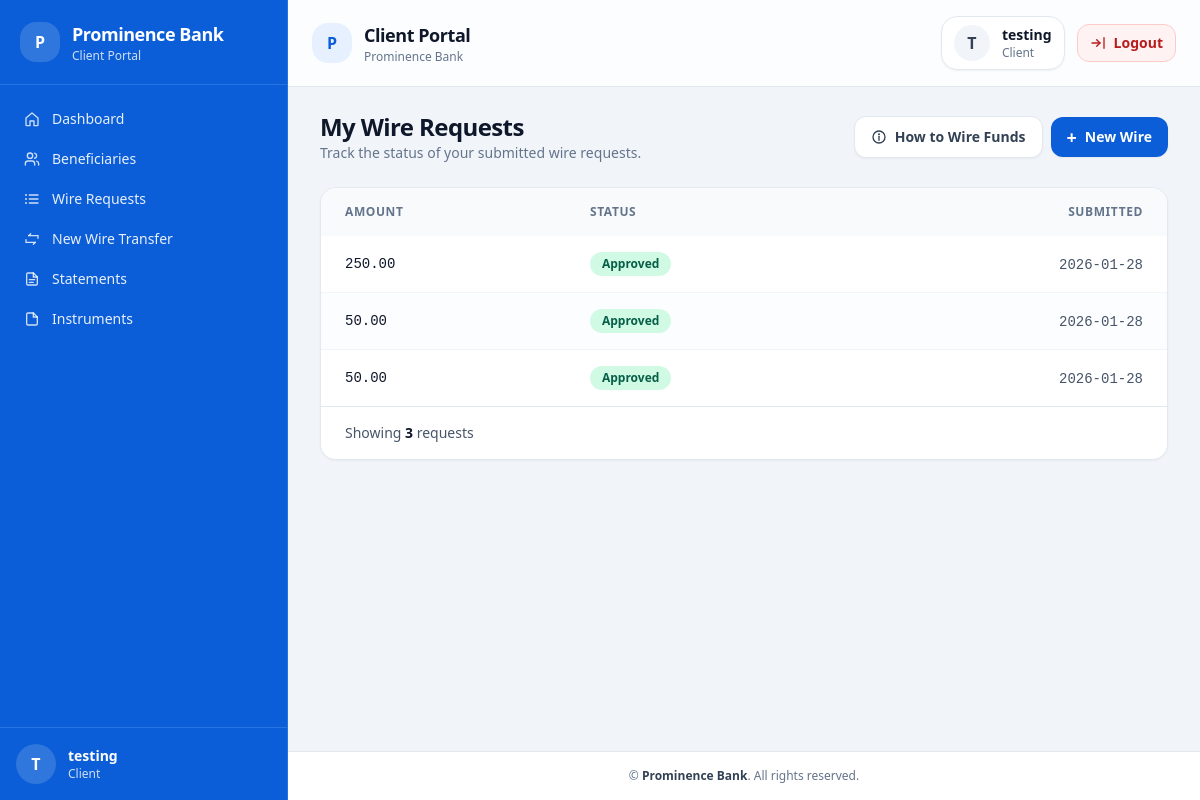
The page /client/wires/ (signed in) on the database as committed earlier.
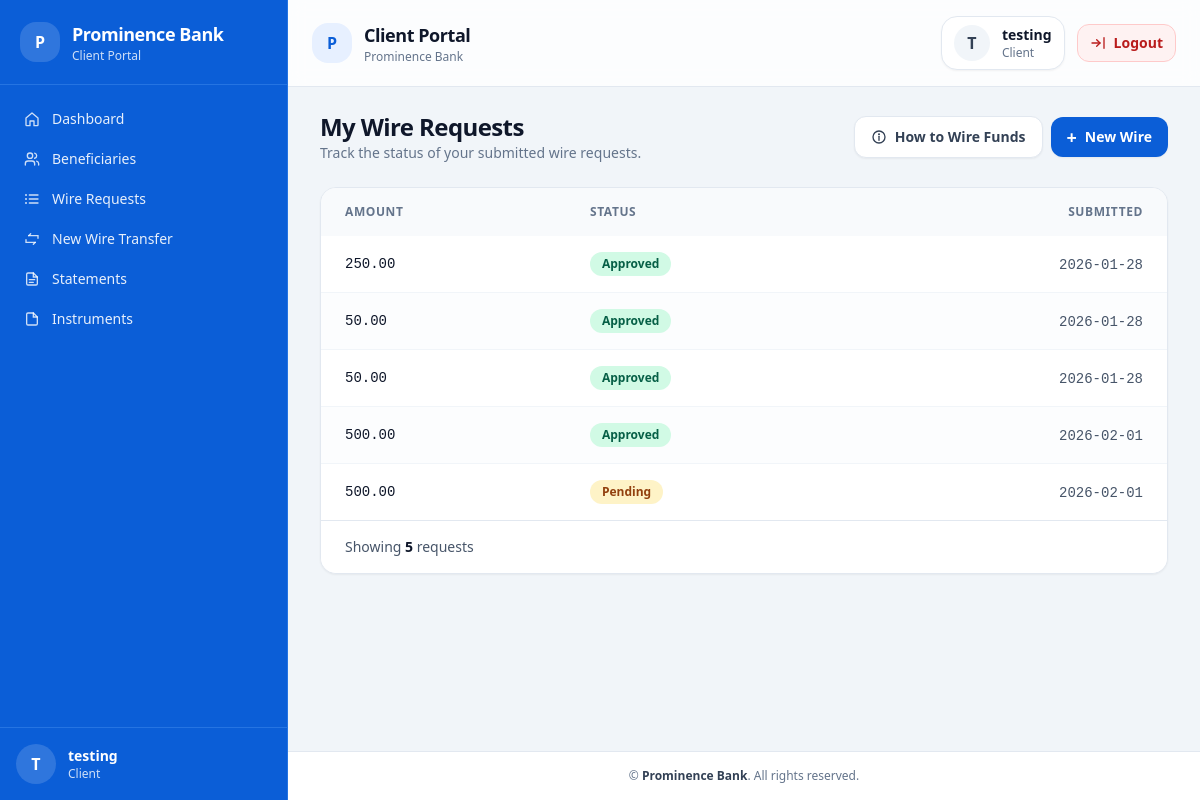
The same page on the database as committed later.
### transfers/models.py (models this page shows, shortened)
class ExternalWireRequest(models.Model):
    STATUS_CHOICES =  [
        ("PENDING", "Pending"),
        ("APPROVED", "Approved"),
        ("REJECTED", "Rejected"),
    ]
    customer = models.ForeignKey(
        User,
        on_delete = models.CASCADE
    )
    account = models.ForeignKey(
        "ledger.Account",
        on_delete=models.CASCADE
    )
    beneficiary = models.ForeignKey(
        Beneficiary,
        on_delete=models.CASCADE
    )
    amount = models.DecimalField(max_digits=18, decimal_places=2)
    reference = models.CharField(
        max_length=50,
        unique=True,
        help_text="Internal transaction reference"
    )
    status  = models.CharField(
        max_length=20,
        choices=STATUS_CHOICES,
        default="PENDING"
    )
    created_at = models.DateTimeField(auto_now_add=True)
    updated_at = models.DateTimeField(auto_now=True)

### transfers/views.py (the view)
# urls.py: path("wires/", views.wire_requests_list, name="client_wire_requests"),
@login_required
def wire_requests_list(request):
    requests = ExternalWireRequest.objects.filter(customer=request.user)
    return render(request, "client/wires/list.html", {
        "requests": requests
    })

### templates/client/wires/list.html (shortened to what this page needs)
{% extends "client/base_client.html" %}
{% block content %}
<div class="space-y-6">
  <div class="flex flex-col gap-3 sm:flex-row sm:items-center sm:justify-between">
    <div>
      <h1 class="text-xl sm:text-2xl font-semibold tracking-tight text-slate-900">My Wire Requests</h1>
      <p class="text-sm text-slate-500">Track the status of your submitted wire requests.</p>
    </div>
    <div class="flex flex-col gap-2 sm:flex-row sm:items-center">
      <a href="{% url 'client_funding_instructions' %}"
         class="inline-flex w-full sm:w-auto items-center justify-center gap-2 rounded-xl border border-slate-200 bg-white px-4 py-2.5 text-sm font-semibold text-slate-700 shadow-sm hover:bg-slate-50 focus:outline-none focus:ring-4 focus:ring-slate-100">
        <svg class="h-4 w-4" viewBox="0 0 24 24" fill="none" aria-hidden="true">
          <circle cx="12" cy="12" r="9" stroke="currentColor" stroke-width="2"/>
          <path d="M12 11v6" stroke="currentColor" stroke-width="2" stroke-linecap="round"/>
          <path d="M12 8h.01" stroke="currentColor" stroke-width="3" stroke-linecap="round"/>
        </svg>
        How to Wire Funds
      </a>
      <a href="{% url 'transfers:client_wire_create' %}"
         class="inline-flex w-full sm:w-auto items-center justify-center gap-2 rounded-xl bg-bankBlue px-4 py-2.5 text-sm font-semibold text-white shadow-sm hover:opacity-95 focus:outline-none focus:ring-4 focus:ring-slate-100">
        <span class="text-lg leading-none">+</span>
        New Wire
      </a>
    </div>
  </div>
  <div class="overflow-hidden rounded-2xl border border-slate-200 bg-white shadow-sm">
    {% if requests %}
      <div class="hidden sm:block overflow-x-auto">
        <table class="min-w-full text-sm">
          <thead class="bg-slate-50">
            <tr class="text-left text-xs font-semibold uppercase tracking-wider text-slate-500">
              <th class="px-6 py-4">Amount</th>
              <th class="px-6 py-4">Status</th>
              <th class="px-6 py-4 text-right">Submitted</th>
            </tr>
          </thead>
          <tbody class="divide-y divide-slate-100">
            {% for w in requests %}
            <tr class="{% cycle 'bg-white' 'bg-slate-50/40' %} hover:bg-slate-100/60 transition-colors">
              <td class="px-6 py-4 font-mono tabular-nums text-slate-900">
                {{ w.amount }}
              </td>
              <td class="px-6 py-4">
                {% if w.status == 'PENDING' %}
                  <span class="inline-flex items-center rounded-full bg-amber-100 px-3 py-1 text-xs font-semibold text-amber-800">
                    Pending
                  </span>
                {% elif w.status == 'APPROVED' %}
                  <span class="inline-flex items-center rounded-full bg-emerald-100 px-3 py-1 text-xs font-semibold text-emerald-800">
                    Approved
                  </span>
                {% elif w.status == 'REJECTED' %}
                  <span class="inline-flex items-center rounded-full bg-red-100 px-3 py-1 text-xs font-semibold text-red-800">
                    Rejected
                  </span>
                {% else %}
                  <span class="inline-flex items-center rounded-full bg-slate-100 px-3 py-1 text-xs font-semibold text-slate-700">
                    {{ w.status }}
                  </span>
                {% endif %}
              </td>
              <td class="px-6 py-4 text-right text-slate-600">
                {% if w.created_at %}
                  <span class="font-mono tabular-nums">{{ w.created_at|date:"Y-m-d" }}</span>
                {% else %}
                  <span class="text-slate-400">—</span>
                {% endif %}
              </td>
            </tr>
            {% endfor %}
          </tbody>
        </table>
      </div>
      <div class="border-t border-slate-200 bg-white px-4 py-3 sm:px-6 sm:py-4 text-sm text-slate-600">
        Showing <span class="font-semibold text-slate-900">{{ requests|length }}</span>
        request{{ requests|length|pluralize }}
      </div>
    {% endif %}
  </div>
</div>
{% endblock %}

Rows that differ between the two databases and show on the page:
added ExternalWireRequest: amount "500.00", status "Approved", created_at "2026-02-01"
added ExternalWireRequest: amount "500.00", status "Pending", created_at "2026-02-01"
Other text that changed with them:
{{ requests|length }}: "3" → "5"
